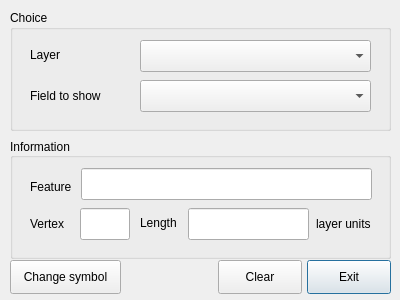
<?xml version="1.0" encoding="UTF-8"?>
<ui version="4.0">
 <class>ReverseFlowDialogBase</class>
 <widget class="QDialog" name="ReverseFlowDialogBase">
  <property name="geometry">
   <rect>
    <x>0</x>
    <y>0</y>
    <width>400</width>
    <height>300</height>
   </rect>
  </property>
  <property name="windowTitle">
   <string>Reverse Flow Direction</string>
  </property>
  <property name="sizeGripEnabled">
   <bool>false</bool>
  </property>
  <widget class="QPushButton" name="btnExit">
   <property name="geometry">
    <rect>
     <x>307</x>
     <y>260</y>
     <width>84</width>
     <height>34</height>
    </rect>
   </property>
   <property name="text">
    <string>Exit</string>
   </property>
  </widget>
  <widget class="QGroupBox" name="gbxNeighborhood">
   <property name="geometry">
    <rect>
     <x>10</x>
     <y>138</y>
     <width>381</width>
     <height>121</height>
    </rect>
   </property>
   <property name="title">
    <string>Information</string>
   </property>
   <property name="alignment">
    <set>Qt::AlignLeading|Qt::AlignLeft|Qt::AlignVCenter</set>
   </property>
   <property name="flat">
    <bool>false</bool>
   </property>
   <property name="checkable">
    <bool>false</bool>
   </property>
   <widget class="QLabel" name="lblLength">
    <property name="geometry">
     <rect>
      <x>130</x>
      <y>76</y>
      <width>60</width>
      <height>18</height>
     </rect>
    </property>
    <property name="text">
     <string>Length</string>
    </property>
   </widget>
   <widget class="QLineEdit" name="txtLength">
    <property name="geometry">
     <rect>
      <x>178</x>
      <y>70</y>
      <width>121</width>
      <height>32</height>
     </rect>
    </property>
    <property name="readOnly">
     <bool>true</bool>
    </property>
   </widget>
   <widget class="QLineEdit" name="txtVertex">
    <property name="geometry">
     <rect>
      <x>70</x>
      <y>70</y>
      <width>50</width>
      <height>32</height>
     </rect>
    </property>
    <property name="readOnly">
     <bool>true</bool>
    </property>
   </widget>
   <widget class="QLabel" name="lblVertex">
    <property name="geometry">
     <rect>
      <x>20</x>
      <y>77</y>
      <width>58</width>
      <height>18</height>
     </rect>
    </property>
    <property name="text">
     <string>Vertex</string>
    </property>
   </widget>
   <widget class="QLabel" name="lblUnits">
    <property name="geometry">
     <rect>
      <x>306</x>
      <y>77</y>
      <width>71</width>
      <height>18</height>
     </rect>
    </property>
    <property name="sizePolicy">
     <sizepolicy hsizetype="Ignored" vsizetype="Ignored">
      <horstretch>0</horstretch>
      <verstretch>0</verstretch>
     </sizepolicy>
    </property>
    <property name="text">
     <string>layer units</string>
    </property>
   </widget>
   <widget class="QLineEdit" name="txtFeature">
    <property name="geometry">
     <rect>
      <x>71</x>
      <y>30</y>
      <width>291</width>
      <height>32</height>
     </rect>
    </property>
    <property name="toolTip">
     <string>&lt;html&gt;&lt;head/&gt;&lt;body&gt;&lt;p&gt;Select a feature on layer in the view map&lt;/p&gt;&lt;/body&gt;&lt;/html&gt;</string>
    </property>
    <property name="readOnly">
     <bool>true</bool>
    </property>
   </widget>
   <widget class="QLabel" name="lblFeature">
    <property name="geometry">
     <rect>
      <x>20</x>
      <y>40</y>
      <width>58</width>
      <height>18</height>
     </rect>
    </property>
    <property name="text">
     <string>Feature</string>
    </property>
   </widget>
  </widget>
  <widget class="QGroupBox" name="gbxChooice">
   <property name="geometry">
    <rect>
     <x>10</x>
     <y>10</y>
     <width>381</width>
     <height>121</height>
    </rect>
   </property>
   <property name="title">
    <string>Choice</string>
   </property>
   <widget class="QgsFieldComboBox" name="cbxFields">
    <property name="geometry">
     <rect>
      <x>130</x>
      <y>70</y>
      <width>231</width>
      <height>32</height>
     </rect>
    </property>
   </widget>
   <widget class="QLabel" name="lblFields">
    <property name="geometry">
     <rect>
      <x>20</x>
      <y>77</y>
      <width>82</width>
      <height>18</height>
     </rect>
    </property>
    <property name="text">
     <string>Field to show</string>
    </property>
   </widget>
   <widget class="QLabel" name="lblLayers">
    <property name="geometry">
     <rect>
      <x>20</x>
      <y>36</y>
      <width>35</width>
      <height>18</height>
     </rect>
    </property>
    <property name="text">
     <string>Layer</string>
    </property>
   </widget>
   <widget class="QgsMapLayerComboBox" name="cbxLayers">
    <property name="geometry">
     <rect>
      <x>130</x>
      <y>30</y>
      <width>231</width>
      <height>32</height>
     </rect>
    </property>
   </widget>
  </widget>
  <widget class="QPushButton" name="btnClear">
   <property name="geometry">
    <rect>
     <x>218</x>
     <y>260</y>
     <width>84</width>
     <height>34</height>
    </rect>
   </property>
   <property name="text">
    <string>Clear</string>
   </property>
  </widget>
  <widget class="QPushButton" name="btnChangeSymbol">
   <property name="geometry">
    <rect>
     <x>10</x>
     <y>260</y>
     <width>111</width>
     <height>34</height>
    </rect>
   </property>
   <property name="text">
    <string>Change symbol</string>
   </property>
  </widget>
 </widget>
 <customwidgets>
  <customwidget>
   <class>QgsFieldComboBox</class>
   <extends>QComboBox</extends>
   <header>qgsfieldcombobox.h</header>
  </customwidget>
  <customwidget>
   <class>QgsMapLayerComboBox</class>
   <extends>QComboBox</extends>
   <header>qgsmaplayercombobox.h</header>
  </customwidget>
 </customwidgets>
 <resources/>
 <connections/>
</ui>
